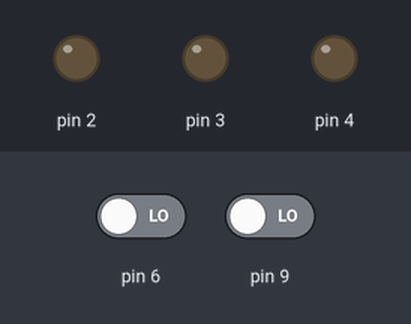
Bench run of a sketch on a simulated Arduino Uno, built with avr-gcc and run on an emulated ATmega328P. Parts: output pins drawn as LEDs (lit = HIGH). The inputs (shaded band) are chosen by the test bench; at power-on: pin 6 LOW, pin 9 LOW.

Above: at 1.2 s.
1.3 s: pin 6 driven HIGH
At 1.9 s:
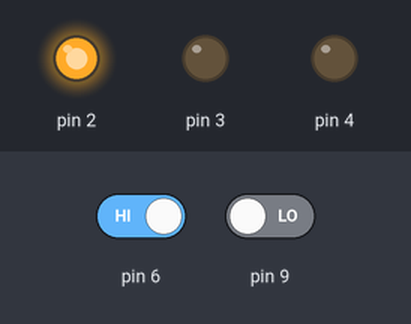
2.8 s: pin 9 driven HIGH
At 3.1 s:
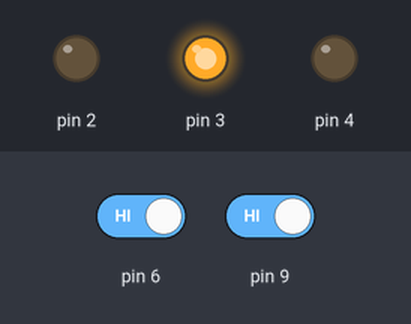
4.3 s: pin 9 driven LOW
At 5.4 s:
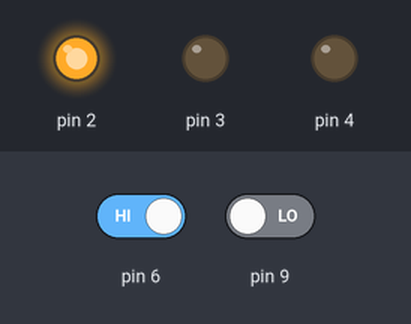
5.8 s: pin 6 driven LOW
At 6.6 s:
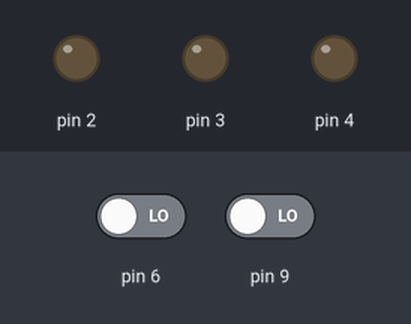
Timing chart, 0 to 8.3 s (numbered marks = the images above; inputs shaded):
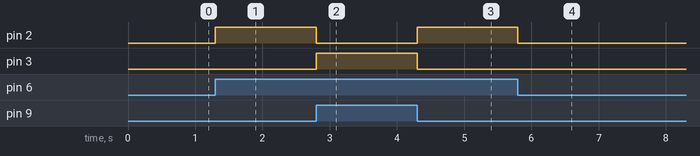

The sketch:

buttonproject.ino
```cpp
int mydelay = 30;
int myspeed = analogRead(10);
void mstop()
{
  digitalWrite(2, LOW);
  digitalWrite(3, LOW);
  analogWrite(4, 0);
}
void counterclockwise()
{
  digitalWrite(2, HIGH);
  digitalWrite(3, LOW);
  analogWrite(4, myspeed);
}
void clockwise()
{
  digitalWrite(2, LOW);
  digitalWrite(3, HIGH);
  analogWrite(4, myspeed);
}
void setup() {
  // put your setup code here, to run once:
  pinMode(2, OUTPUT);
  pinMode(3, OUTPUT);
  pinMode(4, OUTPUT);
  pinMode(6, INPUT);
  pinMode(9, INPUT);
  pinMode(10, INPUT);
}

void loop() {
  // put your main code here, to run repeatedly:
  if(digitalRead(6) == HIGH)
  {
    if (digitalRead(9) == HIGH)
    {
      clockwise();
    }
    if (digitalRead(9) == LOW)
    {
      counterclockwise();
    }
  }
  else
  {
    mstop();
  }
}
```

Measured:
- after the input at 1.3 s, pin 2: LOW → HIGH at once
- after the input at 2.8 s, pin 2: HIGH → LOW at once; pin 3: LOW → HIGH at once
- after the input at 4.3 s, pin 2: LOW → HIGH at once; pin 3: HIGH → LOW at once
- after the input at 5.8 s, pin 2: HIGH → LOW at once
